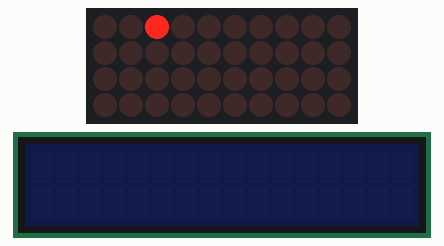
Bench run of a sketch on a simulated Arduino Uno, built with avr-gcc and run on an emulated ATmega328P. Shown: 10×4 LED matrix, 16×2 character LCD. Wiring (inferred from the names in the program): character LCD (HD44780): RS pin 12; E pin 0; data pin 7, pin 8, pin 9, pin 10; LED cube drawn one layer per row (orientation assumed): layers A5, A4, A3, A2; columns pin 1, pin 2, pin 3, pin 4, pin 5, pin 6, pin 11, pin 13, A0, A1. Random numbers use the default seed unless the sketch sets one; the character LCD is taken to start in 4-bit mode.

Above: at 0.1 s.
At 1.7 s:
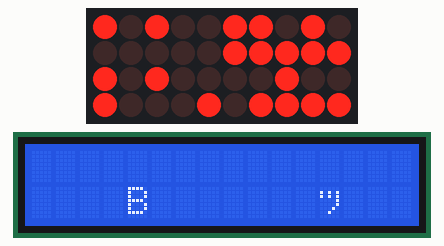
At 18.3 s:
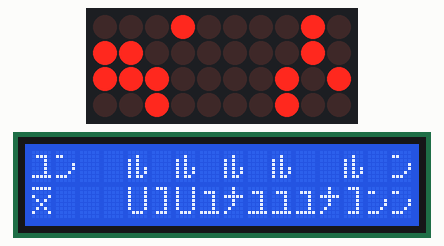
At 20.2 s:
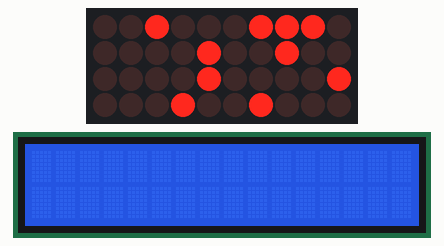
At 28.64 s:
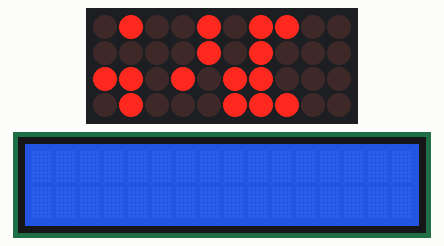
At 35.6 s:
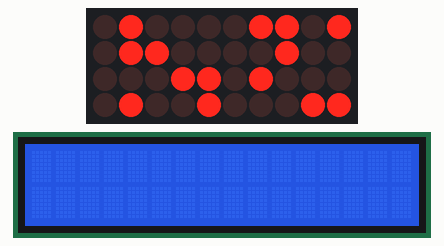

The sketch:

NumRandomCube.ino
```cpp
/*
  +创天蓝编写 1281702594@qq.com  采用CC协议
  +关于串口通讯
  -当需要时，光立方驱动程序会向上位机发送指令“get”，当上位机收到get后可开始传送cpu使用率(0-100)
  -默认2000ms光立方发送一次刷新请求
  -串口通讯超时默认为1500ms
  -请求状态下向光立方发送串口指令"120"会软重启光立方
  +倘若通讯超时 将清空显示，如果希望通讯超时后显示随机内容请把SerialReadCMD()函数中最后一处出现的"p=0;"改为"p=random(0,100);"即可
  +支持更改光立方大小 默认大小4x4x4 把4改为你想要的即可
  -如果光立方分辨率高于4x4x4需要修改LightCube()函数，因为arduino某些型号并不能直接驱动高于4x4x4的光立方
  -不过不用担心，修改方式很简单，把IO控制的两行代码改成控制所需要的控制寄存器的代码就好
*/
int cube[4][4][4];
int layer[4] = {A5, A4, A3, A2}; //光立方的引脚
int column[4][4] = {
  A1, A0, 13, 12,
  8,  9,  10, 11,
  4,  5,  6,  7,
  0,  1,  2,  3
};

byte LightCycle = 0;
int p = 0;
byte pw;
unsigned long DisplayerTime = 0;
unsigned long RandomCoolTime = 0;
unsigned long SerialReadCMDTimeOut = 0;
void (*resetFunc)(void) = 0;

void BootLogo() {
  cube[3][3][3]=255;

  }

void setup() {
  randomSeed(analogRead(A0));
  SetupCubePin();
  CleanCube();
  BootLogo();
  LightCube();
  //Serial.begin(115200);
}

void loop() {
  DisplayerTime = millis();
  //                                  ↓ 默认的请求刷新时间 单位ms
  while (millis() < DisplayerTime + 1000) {
    LightCube();
    //选择闪烁模式
    //byte RamTimePlusP = 100 - p + random(25, 75);  //CPU使用率低时闪得慢，使用率高时闪得快
    byte RamTimePlusP = random(25, 85 + p); //CPU使用率高时闪得慢，使用率低时闪得快
    while (millis() > RandomCoolTime + RamTimePlusP) {
      RandomCube();
      //PrintCube();
      RandomCoolTime = millis();
    }
  }
  //CleanCube();
  LightCube();
  p = 1000.0/(5.3*random(1, 100)+10);
  //SerialReadCMD();
}
void SetupCubePin() {
  //Serial.println("SetupCubePin");
  for (byte z = 0; z < 4; z++) pinMode(layer[z], OUTPUT);
  for (byte y = 0; y < 4; y++)
    for (byte x = 0; x < 4; x++) pinMode(column[x][y], OUTPUT);
}
void CleanCube() {
  //Serial.println("CleanCube");
  for (byte z = 0; z < 4; z++)
    for (byte y = 0; y < 4; y++)
      for (byte x = 0; x < 4; x++) cube[x][y][z] = 0;
}
void PrintCube() {
  Serial.println("PrintCube");
  for (byte z = 0; z < 4; z++) {
    for (byte y = 0; y < 4; y++) {
      //Serial.println();
      for (byte x = 0; x < 4; x++) Serial.print(cube[x][y][z] + String(" "));
    }
    Serial.println();
  }
}
void RandomCube() {
  //Serial.println("RandomCube");
  //CleanCube();
  int NewLight;
  pw = 0;
  for (byte t = 0; t < 2; t++)
    for (byte z = 0; z < 4; z++)
      for (byte y = 0; y < 4; y++)
        for (byte x = 0; x < 4; x++) {
          if (cube[x][y][z] > 0) cube[x][y][z] -= 10;
          if (cube[x][y][z] < 0) cube[x][y][z] = 0;
          if (random(0, 100) < abs(p - 100 * t)) {
            NewLight = !t * random(15, 100) + cube[x][y][z];
            if (NewLight < 256) cube[x][y][z] = NewLight; else NewLight = 255;
          };
          pw++;
        }
  //Serial.println(float(pw) / 64);
}
void LightCube() {
  //Serial.println("LightCube");
  for (byte z = 0; z < 4; z++) {
    digitalWrite(layer[z], 0);
    for (byte y = 0; y < 4; y++)
      for (byte x = 0; x < 4; x++) {
        if (LightCycle < cube[x][y][z]) digitalWrite(column[x][y], 1); else digitalWrite(column[x][y], 0);
      }
    digitalWrite(layer[z], 1);
  }
  LightCycle += 25;
}
void SerialReadCMD() {
  pinMode(13, OUTPUT);
  digitalWrite(13, 1);
  Serial.begin(115200);
  String inString = "";
  SerialReadCMDTimeOut = millis();
  delay(4);
  while (1) {
    //Serial.println("Get");
    while (Serial.available() > 0) {
      char inChar = Serial.read();
      inString += (char)inChar;
    }
    if (inString != "" || millis() > SerialReadCMDTimeOut + 1500) break;  //收到数据或者连接超时

  }
  //p = 0; //通讯超时后清空光立方
  p = random(1, 10); //通讯超时后开启随机展示模式
  if (inString != "") p = inString.toInt();
  if (p == 110) resetFunc();
  Serial.println(p);
  Serial.end();  //UNO IO不够通讯结束后防止显示异常必须关闭串口，如果你的串口IO与显示IO不是混用可以注释这一项
}
```

Measured:
- what the display in image 0 shows lasts 0.7 s, from 0.0 s to 0.7 s
- what the display in image 1 shows lasts 1.3 s, from 1.7 s to 3.0 s
- what the display in image 2 shows lasts 0.7 s, from 18.2 s to 18.9 s
- what the display in image 4 shows lasts 0.4 s, from 28.4 s to 28.8 s
